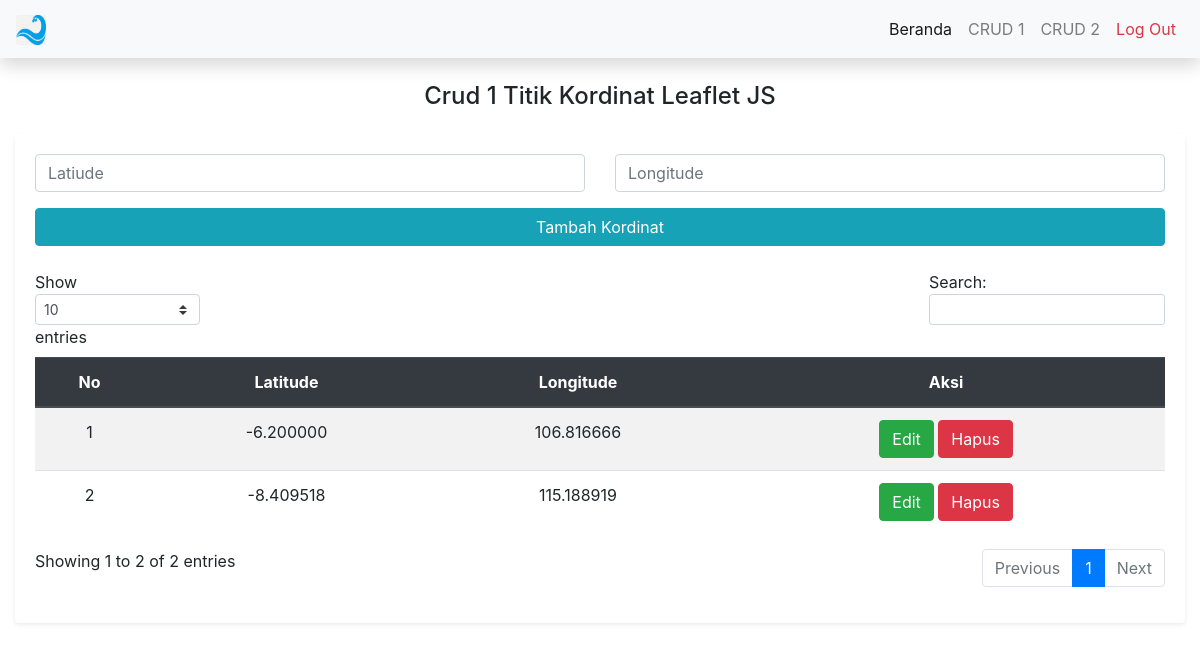
The app's page /crud_1.php (signed in) with its own data.
### tables this page shows
CREATE TABLE `titik_kordinat` (
  `id` int(11) NOT NULL,
  `lat` varchar(50) DEFAULT NULL,
  `longi` varchar(50) DEFAULT NULL
);

### db.php (called while the page is built, shortened)
<?php
function connect_DB()
{
  $conn = new mysqli('localhost', 'root', '', 'uaspemweb');
  return $conn;
}
$conn = connect_DB();
function query_select($table = false, $select = null)
{
  global $conn;
  if ($select) {
    $result = mysqli_query($conn, "SELECT * FROM " . $table . " WHERE " . $select);
  } else {
    $result = mysqli_query($conn, "SELECT * FROM " . $table);
  }
  $rows = [];
  while ($row = mysqli_fetch_assoc($result)) {
    $rows[] = $row;
  }
  return $rows;
}

### crud_1.php (the view, shortened to what this page needs)
<?php
require 'db.php';
$dataKordinat = query_select('titik_kordinat');
?>
<?php require 'header.php'; ?>
<?php require 'navbar.php'; ?>
<div class="container-fluid mt-4">
  <div class="text-center mb-4">
    <h4>Crud 1 Titik Kordinat Leaflet JS</h4>
  </div>
  <div class="card border-0 shadow-sm">
    <div class="card-body">
      <form action="insert_1.php" method="POST" class="mb-4">
        <div class="row">
          <div class="col-md-6 mb-3">
            <input type="text" class="form-control" name="lat" required placeholder="Latiude">
          </div>
          <div class="col-md-6 mb-3">
            <input type="text" class="form-control" name="long" required placeholder="Longitude">
          </div>
        </div>
        <button type="submit" class="btn btn-block btn-info">Tambah Kordinat</button>
      </form>
      <table class="table table-striped" id="data">
        <thead class="thead-dark">
          <tr>
            <th class="text-center">No</th>
            <th class="text-center">Latitude</th>
            <th class="text-center">Longitude</th>
            <th class="text-center">Aksi</th>
          </tr>
        </thead>
        <tbody>
          <?php $i = 1;  ?>
          <?php foreach ($dataKordinat as $item) : ?>
            <tr>
              <td class="text-center"><?= $i ?><?php $i++ ?></td>
              <td class="text-center"><?= $item['lat'] ?></td>
              <td class="text-center"><?= $item['longi'] ?></td>
              <td class="text-center">
                <a href="edit_1.php?id=<?= $item['id'] ?>" class="btn btn-success">Edit</a>
                <a href="hapus_1.php?id=<?= $item['id'] ?>" class="btn btn-danger">Hapus</a>
              </td>
            </tr>
          <?php endforeach; ?>
        </tbody>
      </table>
    </div>
  </div>
</div>
<?php require 'footer.php'; ?>

### records on screen
titik_kordinat: lat "-6.200000", longi "106.816666"
titik_kordinat: lat "-8.409518", longi "115.188919"
